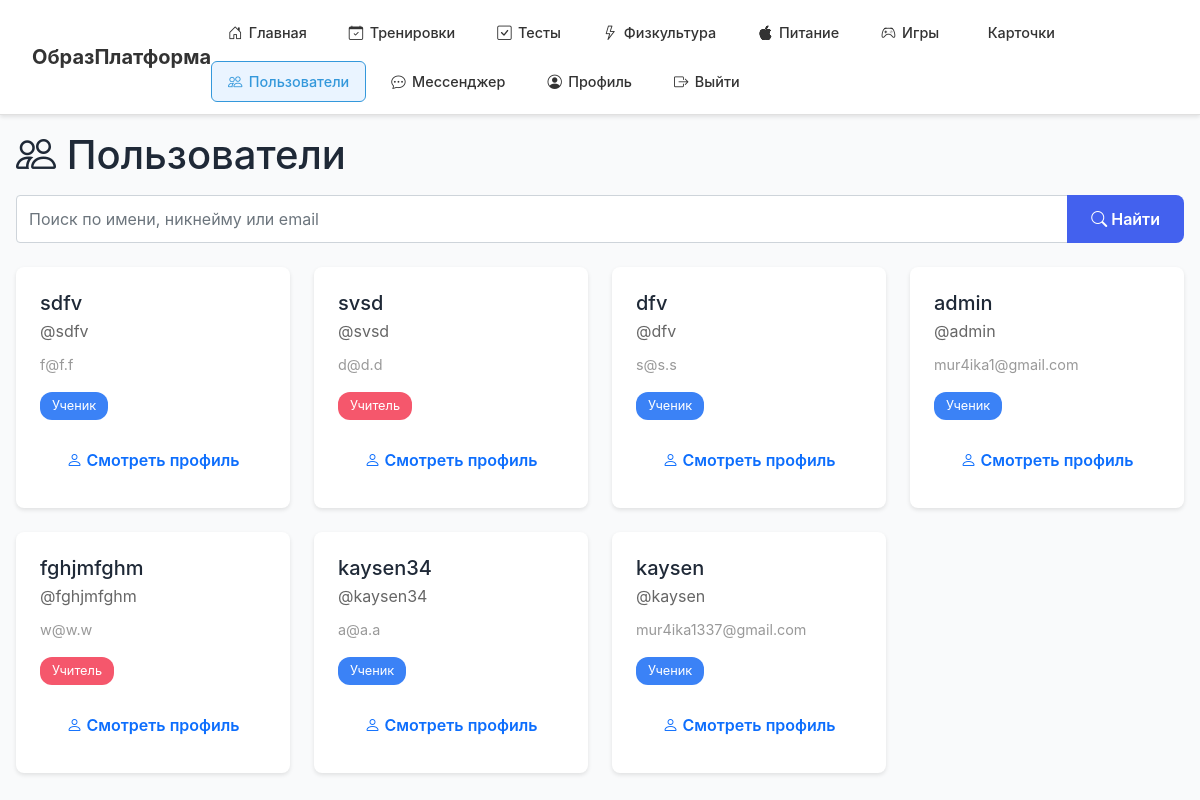
Screenshot of /users (signed in) with the database file from the repository.
### models.py (models this page shows)
class User(UserMixin, db.Model):
    id = db.Column(db.Integer, primary_key=True)
    username = db.Column(db.String(80), unique=True, nullable=False)
    nickname = db.Column(db.String(80), unique=True, nullable=True)
    email = db.Column(db.String(120), unique=True, nullable=False)
    password = db.Column(db.String(200), nullable=False)
    role = db.Column(db.String(20), nullable=False, default='student')
    is_approved = db.Column(db.Boolean, default=True)  # Учителя и повара ждут одобрения
    is_banned = db.Column(db.Boolean, default=False)
    mentor_id = db.Column(db.Integer, db.ForeignKey('user.id'))
    created_at = db.Column(db.DateTime, default=datetime.utcnow)
    mentor = db.relationship(
        'User',
        remote_side=[id],
        backref=db.backref('assigned_students', lazy='dynamic'),
        foreign_keys=[mentor_id],
        post_update=True
    )
    def is_teacher(self):
        return self.role == 'teacher'
    def is_student(self):
        return self.role == 'student'
    def is_cook(self):
        return self.role == 'cook'
    def is_admin(self):
        return self.role == 'admin'
    test_results = db.relationship('TestResult', backref='user', lazy=True)
    pe_results = db.relationship('PhysicalEducationResult', backref='user', lazy=True)
    homeworks = db.relationship('Homework', backref='user', lazy=True)
    training_programs = db.relationship('TrainingProgram', backref='user', lazy=True)
    nutrition_diaries = db.relationship('NutritionDiary', backref='user', lazy=True)
    sent_messages = db.relationship('Message', foreign_keys='Message.sender_id', backref='sender', lazy=True)
    received_messages = db.relationship('Message', foreign_keys='Message.receiver_id', backref='receiver', lazy=True)
    created_game_sessions = db.relationship('GameSession', foreign_keys='GameSession.creator_id', backref='creator', lazy=True)

### app.py (the view, shortened to what this page needs)
@app.route('/users')
@login_required
def users_list():
    query = (request.args.get('q') or '').strip()
    users_query = User.query.filter(User.id != current_user.id)
    users = users_query.order_by(User.created_at.desc()).all()
    return render_template('users.html', users=users, query=query)

### app.py (called while the page is built)
@login_manager.user_loader
def load_user(user_id):
    return User.query.get(int(user_id))

### templates/users.html (shortened to what this page needs)
{% extends "base.html" %}
{% block content %}
<div class="users-container">
    <h1><i class="bi bi-people"></i> Пользователи</h1>
    <form method="GET" action="{{ url_for('users_list') }}" class="mt-3">
        <div class="input-group">
            <input type="text" class="form-control" name="q" placeholder="Поиск по имени, никнейму или email"
                   value="{{ query }}">
            <button class="btn btn-primary" type="submit"><i class="bi bi-search"></i> Найти</button>
        </div>
    </form>
    <div class="users-grid">
        {% for user in users %}
        <div class="user-card">
            <h5 style="margin-bottom: 0.25rem;">{{ user.nickname or user.username }}</h5>
            <p style="margin: 0; color: #666;">@{{ user.nickname or user.username }}</p>
            <p style="margin: 0.5rem 0; color: #999; font-size: 0.9rem;">{{ user.email }}</p>
            <span class="user-role {{ 'role-teacher' if user.is_teacher() else 'role-student' }}">
                {{ 'Учитель' if user.is_teacher() else 'Ученик' }}
            </span>
            <a href="{{ url_for('view_user', user_id=user.id) }}" class="btn btn-outline-primary mt-3" style="width: 100%;">
                <i class="bi bi-person"></i> Смотреть профиль
            </a>
        </div>
        {% endfor %}
    </div>
</div>
{% endblock %}

### static/css/style.css (style rules this page uses)
:root { --primary: #4361ee; --primary-dark: #3730a3; --success: #10b981; --danger: #ef4444; --text: #1f2937; --text-light: #6b7280; --bg: #f9fafb; --white: #ffffff; --border: #e5e7eb; }
* { margin: 0; padding: 0; box-sizing: border-box; }
body { font-family: -apple-system, BlinkMacSystemFont, 'Segoe UI', sans-serif; background: var(--bg); color: var(--text); line-height: 1.6; }
.btn { padding: 0.75rem 1.5rem; font-size: 1rem; font-weight: 600; border: none; border-radius: 8px; cursor: pointer; transition: all 0.2s; text-decoration: none; display: inline-block; }
.btn-primary { background: var(--primary); color: white; }

### templates/users.html (style rules this page uses)
.users-container { max-width: 1200px; margin: 0 auto; }
.users-grid { display: grid; grid-template-columns: repeat(auto-fit, minmax(260px, 1fr)); gap: 1.5rem; margin-top: 1.5rem; }
.user-card { background: white; padding: 1.5rem; border-radius: 8px; box-shadow: 0 2px 4px rgba(0,0,0,0.1); transition: transform 0.2s, box-shadow 0.2s; }
.user-role { display: inline-block; padding: 0.25rem 0.75rem; border-radius: 12px; font-size: 0.8rem; margin-top: 0.5rem; }
.role-teacher { background: #f5576c; color: white; }
.role-student { background: #3b82f6; color: white; }

### rows the page displays
User: nickname "sdfv", email "f@f.f", role "Ученик"
User: nickname "svsd", email "d@d.d", role "Учитель"
User: nickname "dfv", email "s@s.s", role "Ученик"
User: nickname "admin", email "mur4ika1@gmail.com", role "Ученик"
User: nickname "fghjmfghm", email "w@w.w", role "Учитель"
User: nickname "kaysen34", email "a@a.a", role "Ученик"
User: nickname "kaysen", email "mur4ika1337@gmail.com", role "Ученик"
